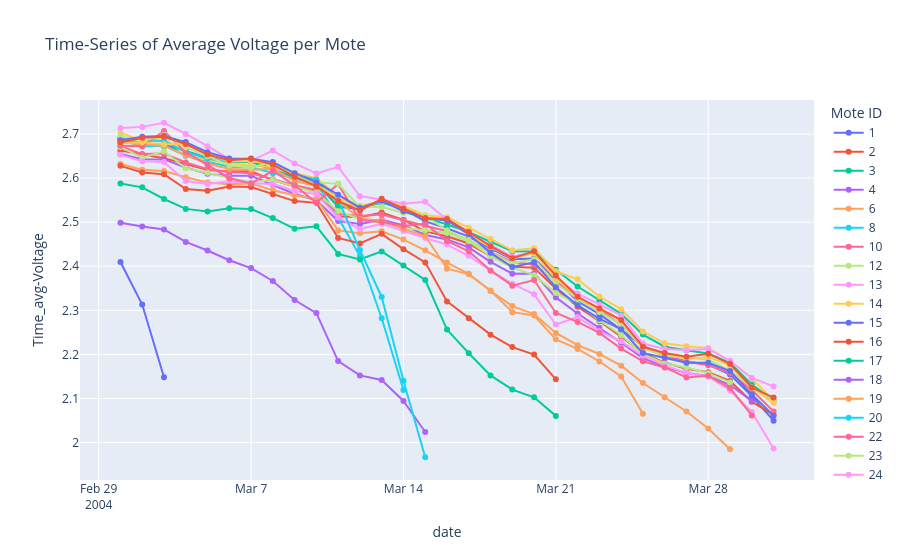

This figure's notebook cell:
### Code cell
fig = px.line(Motes_avg_voltage,
              x='date',
              y='Time_avg-Voltage',
              color='moteid',  # separate lines per mote
              title='Time-Series of Average Voltage per Mote',
              labels={'time_avg_voltage': 'Voltage', 'timestamp': 'Time', 'moteid': 'Mote ID'},
              markers=True)

fig.show()

### Figure 1 — Plotly figure (JSON) as saved in the notebook; plotly's stock layout.template omitted (floating-point values rounded to 4 significant figures)
{"data": [{"hovertemplate": "Mote ID=1<br>date=%{x}<br>Time_avg-Voltage=%{y}<extra></extra>", "legendgroup": "1", "line": {"color": "#636efa", "dash": "solid"}, "marker": {"symbol": "circle"}, "mode": "lines+markers", "name": "1", "orientation": "v", "showlegend": true, "type": "scatter", "x": ["2004-03-01", "2004-03-02", "2004-03-03", "2004-03-04", "2004-03-05", "2004-03-06", "2004-03-07", "2004-03-08", "2004-03-09", "2004-03-10", "2004-03-11", "2004-03-12", "2004-03-13", "2004-03-14", "2004-03-15", "2004-03-16", "2004-03-17", "2004-03-18", "2004-03-19", "2004-03-20", "2004-03-21", "2004-03-22", "2004-03-23", "2004-03-24", "2004-03-25", "2004-03-26", "2004-03-27", "2004-03-28", "2004-03-29", "2004-03-30", "2004-03-31"], "xaxis": "x", "y": [2.688, 2.679, 2.676, 2.662, 2.646, 2.639, 2.64, 2.62, 2.6, 2.589, 2.535, 2.53, 2.546, 2.529, 2.502, 2.486, 2.467, 2.44, 2.416, 2.417, 2.368, 2.32, 2.291, 2.256, 2.218, 2.197, 2.184, 2.177, 2.154, 2.105, 2.05], "yaxis": "y"}, {"hovertemplate": "Mote ID=2<br>date=%{x}<br>Time_avg-Voltage=%{y}<extra></extra>", "legendgroup": "2", "line": {"color": "#EF553B", "dash": "solid"}, "marker": {"symbol": "circle"}, "mode": "lines+markers", "name": "2", "orientation": "v", "showlegend": true, "type": "scatter", "x": ["2004-03-01", "2004-03-02", "2004-03-03", "2004-03-04", "2004-03-05", "2004-03-06", "2004-03-07", "2004-03-08", "2004-03-09", "2004-03-10", "2004-03-11", "2004-03-12", "2004-03-13", "2004-03-14", "2004-03-15", "2004-03-16", "2004-03-17", "2004-03-18", "2004-03-19", "2004-03-20", "2004-03-21", "2004-03-22", "2004-03-23", "2004-03-24", "2004-03-25", "2004-03-26", "2004-03-27", "2004-03-28", "2004-03-29", "2004-03-30", "2004-03-31"], "xaxis": "x", "y": [2.662, 2.653, 2.645, 2.632, 2.618, 2.615, 2.615, 2.595, 2.581, 2.568, 2.514, 2.511, 2.522, 2.505, 2.479, 2.468, 2.451, 2.423, 2.399, 2.397, 2.349, 2.308, 2.275, 2.24, 2.203, 2.181, 2.167, 2.16, 2.14, 2.093, 2.063], "yaxis": "y"}, {"hovertemplate": "Mote ID=3<br>date=%{x}<br>Time_avg-Voltage=%{y}<extra></extra>", "legendgroup": "3", "line": {"color": "#00cc96", "dash": "solid"}, "marker": {"symbol": "circle"}, "mode": "lines+markers", "name": "3", "orientation": "v", "showlegend": true, "type": "scatter", "x": ["2004-03-01", "2004-03-02", "2004-03-03", "2004-03-04", "2004-03-05", "2004-03-06", "2004-03-07", "2004-03-08", "2004-03-09", "2004-03-10", "2004-03-11", "2004-03-12", "2004-03-13", "2004-03-14", "2004-03-15", "2004-03-16", "2004-03-17", "2004-03-18", "2004-03-19", "2004-03-20", "2004-03-21", "2004-03-22", "2004-03-23", "2004-03-24", "2004-03-25", "2004-03-26", "2004-03-27", "2004-03-28", "2004-03-29", "2004-03-30", "2004-03-31"], "xaxis": "x", "y": [2.689, 2.679, 2.672, 2.661, 2.644, 2.636, 2.637, 2.618, 2.602, 2.593, 2.535, 2.535, 2.544, 2.531, 2.509, 2.495, 2.477, 2.455, 2.434, 2.433, 2.392, 2.354, 2.323, 2.292, 2.245, 2.217, 2.209, 2.202, 2.181, 2.132, 2.095], "yaxis": "y"}, {"hovertemplate": "Mote ID=4<br>date=%{x}<br>Time_avg-Voltage=%{y}<extra></extra>", "legendgroup": "4", "line": {"color": "#ab63fa", "dash": "solid"}, "marker": {"symbol": "circle"}, "mode": "lines+markers", "name": "4", "orientation": "v", "showlegend": true, "type": "scatter", "x": ["2004-03-01", "2004-03-02", "2004-03-03", "2004-03-04", "2004-03-05", "2004-03-06", "2004-03-07", "2004-03-08", "2004-03-09", "2004-03-10", "2004-03-11", "2004-03-12", "2004-03-13", "2004-03-14", "2004-03-15", "2004-03-16", "2004-03-17", "2004-03-18", "2004-03-19", "2004-03-20", "2004-03-21", "2004-03-22", "2004-03-23", "2004-03-24", "2004-03-25", "2004-03-26", "2004-03-27", "2004-03-28", "2004-03-29", "2004-03-30"], "xaxis": "x", "y": [2.655, 2.643, 2.642, 2.624, 2.61, 2.605, 2.605, 2.585, 2.564, 2.55, 2.503, 2.496, 2.505, 2.493, 2.471, 2.461, 2.443, 2.41, 2.383, 2.384, 2.329, 2.293, 2.26, 2.227, 2.191, 2.172, 2.158, 2.151, 2.13, 2.094], "yaxis": "y"}, {"hovertemplate": "Mote ID=6<br>date=%{x}<br>Time_avg-Voltage=%{y}<extra></extra>", "legendgroup": "6", "line": {"color": "#FFA15A", "dash": "solid"}, "marker": {"symbol": "circle"}, "mode": "lines+markers", "name": "6", "orientation": "v", "showlegend": true, "type": "scatter", "x": ["2004-03-01", "2004-03-02", "2004-03-03", "2004-03-04", "2004-03-05", "2004-03-06", "2004-03-07", "2004-03-08", "2004-03-09", "2004-03-10", "2004-03-11", "2004-03-12", "2004-03-13", "2004-03-14", "2004-03-15", "2004-03-16", "2004-03-17", "2004-03-18", "2004-03-19", "2004-03-20", "2004-03-21", "2004-03-22", "2004-03-23", "2004-03-24", "2004-03-25", "2004-03-26", "2004-03-27", "2004-03-28", "2004-03-29"], "xaxis": "x", "y": [2.632, 2.619, 2.616, 2.602, 2.59, 2.586, 2.588, 2.572, 2.561, 2.553, 2.481, 2.475, 2.479, 2.46, 2.436, 2.408, 2.383, 2.344, 2.309, 2.291, 2.249, 2.221, 2.201, 2.174, 2.135, 2.103, 2.071, 2.032, 1.985], "yaxis": "y"}, {"hovertemplate": "Mote ID=8<br>date=%{x}<br>Time_avg-Voltage=%{y}<extra></extra>", "legendgroup": "8", "line": {"color": "#19d3f3", "dash": "solid"}, "marker": {"symbol": "circle"}, "mode": "lines+markers", "name": "8", "orientation": "v", "showlegend": true, "type": "scatter", "x": ["2004-03-01", "2004-03-02", "2004-03-03", "2004-03-04", "2004-03-05", "2004-03-06", "2004-03-07", "2004-03-08", "2004-03-09", "2004-03-10", "2004-03-11", "2004-03-12", "2004-03-13", "2004-03-14"], "xaxis": "x", "y": [2.689, 2.672, 2.674, 2.651, 2.637, 2.626, 2.624, 2.611, 2.599, 2.588, 2.51, 2.423, 2.282, 2.119], "yaxis": "y"}, {"hovertemplate": "Mote ID=10<br>date=%{x}<br>Time_avg-Voltage=%{y}<extra></extra>", "legendgroup": "10", "line": {"color": "#FF6692", "dash": "solid"}, "marker": {"symbol": "circle"}, "mode": "lines+markers", "name": "10", "orientation": "v", "showlegend": true, "type": "scatter", "x": ["2004-03-01", "2004-03-02", "2004-03-03", "2004-03-04", "2004-03-05", "2004-03-06", "2004-03-07", "2004-03-08", "2004-03-09", "2004-03-10", "2004-03-11", "2004-03-12", "2004-03-13", "2004-03-14", "2004-03-15", "2004-03-16", "2004-03-17", "2004-03-18", "2004-03-19", "2004-03-20", "2004-03-21", "2004-03-22", "2004-03-23", "2004-03-24", "2004-03-25", "2004-03-26", "2004-03-27", "2004-03-28", "2004-03-29", "2004-03-30", "2004-03-31"], "xaxis": "x", "y": [2.672, 2.654, 2.656, 2.635, 2.62, 2.614, 2.611, 2.598, 2.584, 2.573, 2.519, 2.514, 2.517, 2.504, 2.491, 2.479, 2.458, 2.432, 2.41, 2.403, 2.366, 2.329, 2.303, 2.266, 2.22, 2.194, 2.184, 2.175, 2.158, 2.119, 2.07], "yaxis": "y"}, {"hovertemplate": "Mote ID=12<br>date=%{x}<br>Time_avg-Voltage=%{y}<extra></extra>", "legendgroup": "12", "line": {"color": "#B6E880", "dash": "solid"}, "marker": {"symbol": "circle"}, "mode": "lines+markers", "name": "12", "orientation": "v", "showlegend": true, "type": "scatter", "x": ["2004-03-01", "2004-03-02", "2004-03-03", "2004-03-04", "2004-03-05", "2004-03-06", "2004-03-07", "2004-03-08", "2004-03-09", "2004-03-10", "2004-03-11", "2004-03-12", "2004-03-13", "2004-03-14", "2004-03-15", "2004-03-16", "2004-03-17", "2004-03-18", "2004-03-19", "2004-03-20", "2004-03-21", "2004-03-22", "2004-03-23", "2004-03-24", "2004-03-25", "2004-03-26", "2004-03-27", "2004-03-28", "2004-03-29"], "xaxis": "x", "y": [2.67, 2.646, 2.661, 2.622, 2.612, 2.6, 2.591, 2.595, 2.581, 2.566, 2.525, 2.507, 2.498, 2.487, 2.481, 2.476, 2.456, 2.423, 2.397, 2.38, 2.339, 2.314, 2.278, 2.244, 2.2, 2.179, 2.17, 2.157, 2.136], "yaxis": "y"}, {"hovertemplate": "Mote ID=13<br>date=%{x}<br>Time_avg-Voltage=%{y}<extra></extra>", "legendgroup": "13", "line": {"color": "#FF97FF", "dash": "solid"}, "marker": {"symbol": "circle"}, "mode": "lines+markers", "name": "13", "orientation": "v", "showlegend": true, "type": "scatter", "x": ["2004-03-01", "2004-03-02", "2004-03-03", "2004-03-04", "2004-03-05", "2004-03-06", "2004-03-07", "2004-03-08", "2004-03-09", "2004-03-10", "2004-03-11", "2004-03-12", "2004-03-13", "2004-03-14", "2004-03-15", "2004-03-16", "2004-03-17", "2004-03-18", "2004-03-19", "2004-03-20", "2004-03-21", "2004-03-22", "2004-03-23", "2004-03-24", "2004-03-25", "2004-03-26", "2004-03-27", "2004-03-28", "2004-03-29", "2004-03-30", "2004-03-31"], "xaxis": "x", "y": [2.653, 2.638, 2.637, 2.593, 2.586, 2.592, 2.588, 2.586, 2.571, 2.564, 2.511, 2.484, 2.496, 2.48, 2.464, 2.449, 2.424, 2.39, 2.36, 2.336, 2.268, 2.285, 2.253, 2.23, 2.197, 2.175, 2.158, 2.15, 2.118, 2.069, 1.986], "yaxis": "y"}, {"hovertemplate": "Mote ID=14<br>date=%{x}<br>Time_avg-Voltage=%{y}<extra></extra>", "legendgroup": "14", "line": {"color": "#FECB52", "dash": "solid"}, "marker": {"symbol": "circle"}, "mode": "lines+markers", "name": "14", "orientation": "v", "showlegend": true, "type": "scatter", "x": ["2004-03-01", "2004-03-02", "2004-03-03", "2004-03-04", "2004-03-05", "2004-03-06", "2004-03-07", "2004-03-08", "2004-03-09", "2004-03-10", "2004-03-11", "2004-03-12", "2004-03-13", "2004-03-14", "2004-03-15", "2004-03-16", "2004-03-17", "2004-03-18", "2004-03-19", "2004-03-20", "2004-03-21", "2004-03-22", "2004-03-23", "2004-03-24", "2004-03-25", "2004-03-26", "2004-03-27", "2004-03-28", "2004-03-29", "2004-03-30", "2004-03-31"], "xaxis": "x", "y": [2.702, 2.685, 2.691, 2.654, 2.64, 2.635, 2.628, 2.625, 2.611, 2.599, 2.559, 2.537, 2.547, 2.537, 2.516, 2.511, 2.487, 2.462, 2.436, 2.441, 2.388, 2.37, 2.331, 2.303, 2.252, 2.225, 2.219, 2.215, 2.184, 2.145, 2.095], "yaxis": "y"}, {"hovertemplate": "Mote ID=15<br>date=%{x}<br>Time_avg-Voltage=%{y}<extra></extra>", "legendgroup": "15", "line": {"color": "#636efa", "dash": "solid"}, "marker": {"symbol": "circle"}, "mode": "lines+markers", "name": "15", "orientation": "v", "showlegend": true, "type": "scatter", "x": ["2004-03-01", "2004-03-02", "2004-03-03"], "xaxis": "x", "y": [2.409, 2.313, 2.148], "yaxis": "y"}, {"hovertemplate": "Mote ID=16<br>date=%{x}<br>Time_avg-Voltage=%{y}<extra></extra>", "legendgroup": "16", "line": {"color": "#EF553B", "dash": "solid"}, "marker": {"symbol": "circle"}, "mode": "lines+markers", "name": "16", "orientation": "v", "showlegend": true, "type": "scatter", "x": ["2004-03-01", "2004-03-02", "2004-03-03", "2004-03-04", "2004-03-05", "2004-03-06", "2004-03-07", "2004-03-08", "2004-03-09", "2004-03-10", "2004-03-11", "2004-03-12", "2004-03-13", "2004-03-14", "2004-03-15", "2004-03-16", "2004-03-17", "2004-03-18", "2004-03-19", "2004-03-20", "2004-03-21"], "xaxis": "x", "y": [2.628, 2.613, 2.609, 2.575, 2.571, 2.581, 2.58, 2.563, 2.548, 2.544, 2.464, 2.452, 2.473, 2.439, 2.409, 2.32, 2.282, 2.245, 2.217, 2.2, 2.143], "yaxis": "y"}, {"hovertemplate": "Mote ID=17<br>date=%{x}<br>Time_avg-Voltage=%{y}<extra></extra>", "legendgroup": "17", "line": {"color": "#00cc96", "dash": "solid"}, "marker": {"symbol": "circle"}, "mode": "lines+markers", "name": "17", "orientation": "v", "showlegend": true, "type": "scatter", "x": ["2004-03-01", "2004-03-02", "2004-03-03", "2004-03-04", "2004-03-05", "2004-03-06", "2004-03-07", "2004-03-08", "2004-03-09", "2004-03-10", "2004-03-11", "2004-03-12", "2004-03-13", "2004-03-14", "2004-03-15", "2004-03-16", "2004-03-17", "2004-03-18", "2004-03-19", "2004-03-20", "2004-03-21"], "xaxis": "x", "y": [2.588, 2.579, 2.553, 2.53, 2.524, 2.532, 2.53, 2.509, 2.485, 2.491, 2.428, 2.415, 2.434, 2.402, 2.369, 2.256, 2.202, 2.152, 2.12, 2.103, 2.06], "yaxis": "y"}, {"hovertemplate": "Mote ID=18<br>date=%{x}<br>Time_avg-Voltage=%{y}<extra></extra>", "legendgroup": "18", "line": {"color": "#ab63fa", "dash": "solid"}, "marker": {"symbol": "circle"}, "mode": "lines+markers", "name": "18", "orientation": "v", "showlegend": true, "type": "scatter", "x": ["2004-03-01", "2004-03-02", "2004-03-03", "2004-03-04", "2004-03-05", "2004-03-06", "2004-03-07", "2004-03-08", "2004-03-09", "2004-03-10", "2004-03-11", "2004-03-12", "2004-03-13", "2004-03-14", "2004-03-15"], "xaxis": "x", "y": [2.499, 2.49, 2.483, 2.455, 2.436, 2.414, 2.396, 2.367, 2.323, 2.294, 2.185, 2.152, 2.142, 2.094, 2.024], "yaxis": "y"}, {"hovertemplate": "Mote ID=19<br>date=%{x}<br>Time_avg-Voltage=%{y}<extra></extra>", "legendgroup": "19", "line": {"color": "#FFA15A", "dash": "solid"}, "marker": {"symbol": "circle"}, "mode": "lines+markers", "name": "19", "orientation": "v", "showlegend": true, "type": "scatter", "x": ["2004-03-01", "2004-03-02", "2004-03-03", "2004-03-04", "2004-03-05", "2004-03-06", "2004-03-07", "2004-03-08", "2004-03-09", "2004-03-10", "2004-03-11", "2004-03-12", "2004-03-13", "2004-03-14", "2004-03-15", "2004-03-16", "2004-03-17", "2004-03-18", "2004-03-19", "2004-03-20", "2004-03-21", "2004-03-22", "2004-03-23", "2004-03-24", "2004-03-25"], "xaxis": "x", "y": [2.681, 2.676, 2.673, 2.651, 2.633, 2.62, 2.619, 2.621, 2.594, 2.582, 2.549, 2.508, 2.504, 2.485, 2.469, 2.394, 2.382, 2.345, 2.296, 2.288, 2.234, 2.212, 2.184, 2.15, 2.066], "yaxis": "y"}, {"hovertemplate": "Mote ID=20<br>date=%{x}<br>Time_avg-Voltage=%{y}<extra></extra>", "legendgroup": "20", "line": {"color": "#19d3f3", "dash": "solid"}, "marker": {"symbol": "circle"}, "mode": "lines+markers", "name": "20", "orientation": "v", "showlegend": true, "type": "scatter", "x": ["2004-03-01", "2004-03-02", "2004-03-03", "2004-03-04", "2004-03-05", "2004-03-06", "2004-03-07", "2004-03-08", "2004-03-09", "2004-03-10", "2004-03-11", "2004-03-12", "2004-03-13", "2004-03-14", "2004-03-15"], "xaxis": "x", "y": [2.69, 2.685, 2.684, 2.659, 2.644, 2.638, 2.639, 2.63, 2.607, 2.597, 2.552, 2.437, 2.33, 2.14, 1.967], "yaxis": "y"}, {"hovertemplate": "Mote ID=22<br>date=%{x}<br>Time_avg-Voltage=%{y}<extra></extra>", "legendgroup": "22", "line": {"color": "#FF6692", "dash": "solid"}, "marker": {"symbol": "circle"}, "mode": "lines+markers", "name": "22", "orientation": "v", "showlegend": true, "type": "scatter", "x": ["2004-03-01", "2004-03-02", "2004-03-03", "2004-03-04", "2004-03-05", "2004-03-06", "2004-03-07", "2004-03-08", "2004-03-09", "2004-03-10", "2004-03-11", "2004-03-12", "2004-03-13", "2004-03-14", "2004-03-15", "2004-03-16", "2004-03-17", "2004-03-18", "2004-03-19", "2004-03-20", "2004-03-21", "2004-03-22", "2004-03-23", "2004-03-24", "2004-03-25", "2004-03-26", "2004-03-27", "2004-03-28", "2004-03-29", "2004-03-30"], "xaxis": "x", "y": [2.674, 2.672, 2.707, 2.658, 2.63, 2.6, 2.588, 2.617, 2.583, 2.544, 2.586, 2.505, 2.5, 2.491, 2.496, 2.457, 2.434, 2.39, 2.356, 2.369, 2.294, 2.274, 2.249, 2.213, 2.184, 2.17, 2.148, 2.152, 2.124, 2.061], "yaxis": "y"}, {"hovertemplate": "Mote ID=23<br>date=%{x}<br>Time_avg-Voltage=%{y}<extra></extra>", "legendgroup": "23", "line": {"color": "#B6E880", "dash": "solid"}, "marker": {"symbol": "circle"}, "mode": "lines+markers", "name": "23", "orientation": "v", "showlegend": true, "type": "scatter", "x": ["2004-03-01", "2004-03-02", "2004-03-03", "2004-03-04", "2004-03-05", "2004-03-06", "2004-03-07", "2004-03-08", "2004-03-09", "2004-03-10", "2004-03-11", "2004-03-12", "2004-03-13", "2004-03-14", "2004-03-15", "2004-03-16", "2004-03-17", "2004-03-18", "2004-03-19", "2004-03-20", "2004-03-21", "2004-03-22", "2004-03-23", "2004-03-24", "2004-03-25", "2004-03-26", "2004-03-27", "2004-03-28", "2004-03-29", "2004-03-30", "2004-03-31"], "xaxis": "x", "y": [2.694, 2.684, 2.698, 2.67, 2.65, 2.629, 2.624, 2.636, 2.608, 2.59, 2.587, 2.534, 2.535, 2.521, 2.514, 2.482, 2.458, 2.432, 2.407, 2.416, 2.361, 2.326, 2.296, 2.267, 2.214, 2.196, 2.193, 2.188, 2.164, 2.125, 2.097], "yaxis": "y"}, {"hovertemplate": "Mote ID=24<br>date=%{x}<br>Time_avg-Voltage=%{y}<extra></extra>", "legendgroup": "24", "line": {"color": "#FF97FF", "dash": "solid"}, "marker": {"symbol": "circle"}, "mode": "lines+markers", "name": "24", "orientation": "v", "showlegend": true, "type": "scatter", "x": ["2004-03-01", "2004-03-02", "2004-03-03", "2004-03-04", "2004-03-05", "2004-03-06", "2004-03-07", "2004-03-08", "2004-03-09", "2004-03-10", "2004-03-11", "2004-03-12", "2004-03-13", "2004-03-14", "2004-03-15", "2004-03-16", "2004-03-17", "2004-03-18", "2004-03-19", "2004-03-20", "2004-03-21", "2004-03-22", "2004-03-23", "2004-03-24", "2004-03-25", "2004-03-26", "2004-03-27", "2004-03-28", "2004-03-29", "2004-03-30", "2004-03-31"], "xaxis": "x", "y": [2.713, 2.716, 2.725, 2.7, 2.672, 2.644, 2.639, 2.662, 2.633, 2.61, 2.625, 2.559, 2.551, 2.542, 2.546, 2.506, 2.475, 2.448, 2.422, 2.432, 2.372, 2.338, 2.313, 2.288, 2.225, 2.212, 2.21, 2.212, 2.185, 2.147, 2.127], "yaxis": "y"}, {"hovertemplate": "Mote ID=26<br>date=%{x}<br>Time_avg-Voltage=%{y}<extra></extra>", "legendgroup": "26", "line": {"color": "#FECB52", "dash": "solid"}, "marker": {"symbol": "circle"}, "mode": "lines+markers", "name": "26", "orientation": "v", "showlegend": true, "type": "scatter", "x": ["2004-03-01", "2004-03-02", "2004-03-03", "2004-03-04", "2004-03-05", "2004-03-06", "2004-03-07", "2004-03-08", "2004-03-09", "2004-03-10", "2004-03-11", "2004-03-12", "2004-03-13", "2004-03-14", "2004-03-15", "2004-03-16", "2004-03-17", "2004-03-18", "2004-03-19", "2004-03-20", "2004-03-21", "2004-03-22", "2004-03-23", "2004-03-24", "2004-03-25", "2004-03-26", "2004-03-27", "2004-03-28", "2004-03-29", "2004-03-30", "2004-03-31"], "xaxis": "x", "y": [2.68, 2.681, 2.677, 2.677, 2.654, 2.638, 2.638, 2.631, 2.605, 2.584, 2.556, 2.529, 2.549, 2.527, 2.511, 2.506, 2.47, 2.444, 2.418, 2.429, 2.372, 2.33, 2.302, 2.278, 2.214, 2.203, 2.189, 2.194, 2.174, 2.124, 2.09], "yaxis": "y"}, {"hovertemplate": "Mote ID=27<br>date=%{x}<br>Time_avg-Voltage=%{y}<extra></extra>", "legendgroup": "27", "line": {"color": "#636efa", "dash": "solid"}, "marker": {"symbol": "circle"}, "mode": "lines+markers", "name": "27", "orientation": "v", "showlegend": true, "type": "scatter", "x": ["2004-03-01", "2004-03-02", "2004-03-03", "2004-03-04", "2004-03-05", "2004-03-06", "2004-03-07", "2004-03-08", "2004-03-09", "2004-03-10", "2004-03-11", "2004-03-12", "2004-03-13", "2004-03-14", "2004-03-15", "2004-03-16", "2004-03-17", "2004-03-18", "2004-03-19", "2004-03-20", "2004-03-21", "2004-03-22", "2004-03-23", "2004-03-24", "2004-03-25", "2004-03-26", "2004-03-27", "2004-03-28", "2004-03-29", "2004-03-30", "2004-03-31"], "xaxis": "x", "y": [2.686, 2.694, 2.696, 2.682, 2.659, 2.644, 2.644, 2.636, 2.611, 2.591, 2.562, 2.532, 2.549, 2.525, 2.509, 2.504, 2.473, 2.43, 2.398, 2.409, 2.352, 2.311, 2.281, 2.257, 2.203, 2.192, 2.181, 2.181, 2.162, 2.109, 2.061], "yaxis": "y"}, {"hovertemplate": "Mote ID=30<br>date=%{x}<br>Time_avg-Voltage=%{y}<extra></extra>", "legendgroup": "30", "line": {"color": "#EF553B", "dash": "solid"}, "marker": {"symbol": "circle"}, "mode": "lines+markers", "name": "30", "orientation": "v", "showlegend": true, "type": "scatter", "x": ["2004-03-01", "2004-03-02", "2004-03-03", "2004-03-04", "2004-03-05", "2004-03-06", "2004-03-07", "2004-03-08", "2004-03-09", "2004-03-10", "2004-03-11", "2004-03-12", "2004-03-13", "2004-03-14", "2004-03-15", "2004-03-16", "2004-03-17", "2004-03-18", "2004-03-19", "2004-03-20", "2004-03-21", "2004-03-22", "2004-03-23", "2004-03-24", "2004-03-25", "2004-03-26", "2004-03-27", "2004-03-28", "2004-03-29", "2004-03-30", "2004-03-31"], "xaxis": "x", "y": [2.681, 2.691, 2.694, 2.677, 2.653, 2.641, 2.644, 2.631, 2.603, 2.582, 2.548, 2.526, 2.553, 2.53, 2.509, 2.507, 2.478, 2.445, 2.418, 2.434, 2.379, 2.331, 2.304, 2.278, 2.217, 2.203, 2.195, 2.202, 2.179, 2.125, 2.102], "yaxis": "y"}], "layout": {"autosize": true, "legend": {"title": {"text": "Mote ID"}, "tracegroupgap": 0}, "title": {"text": "Time-Series of Average Voltage per Mote"}, "xaxis": {"anchor": "y", "autorange": true, "domain": [0, 1], "range": ["2004-02-28 04:22:31.7941", "2004-04-01 19:37:28.2059"], "title": {"text": "date"}, "type": "date"}, "yaxis": {"anchor": "x", "autorange": true, "domain": [0, 1], "range": [1.904, 2.788], "title": {"text": "Time_avg-Voltage"}, "type": "linear"}}}
